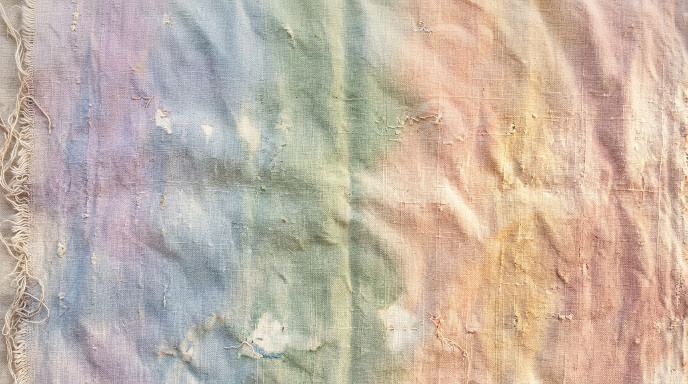
#> input picture design/fond-tissu-aura-31.jpg, 1376 x 768 px, given as the content of the folder ../design/avant, which was not available (shown at 1/2 size)
$ python planches.py ../design
#> lines starting #> are read from the running program, lines starting #| are printed output that depends on the picture
"""Planches avant / après pour Tom : les captures de la même page côte à côte, avec leur étiquette.

    python scripts/planches.py "<dossier du rapport>"

Lit <dossier>/avant/*.png et <dossier>/apres/*.png, écrit <dossier>/planches/<page>-<largeur>.png.
"""
import os
import sys

from PIL import Image, ImageDraw, ImageFont

dossier = sys.argv[1]
sortie = os.path.join(dossier, 'planches')
os.makedirs(sortie, exist_ok=True)
try:
    police = ImageFont.truetype('C:/Windows/Fonts/georgia.ttf', 34)
except OSError:
    police = ImageFont.load_default()

for nom in sorted(os.listdir(os.path.join(dossier, 'avant'))):
    a = os.path.join(dossier, 'avant', nom)
    b = os.path.join(dossier, 'apres', nom)
    if not os.path.exists(b):
        print('pas d’après pour', nom)
        continue
    ia, ib = Image.open(a).convert('RGB'), Image.open(b).convert('RGB')
#> ia is the input picture: PIL image 1376x768 RGB; mean R, G, B 195.3, 179.5, 165.9
    # même hauteur, sinon on recadre en haut
    h = min(ia.height, ib.height)
#> h = 768
    ia, ib = ia.crop((0, 0, ia.width, h)), ib.crop((0, 0, ib.width, h))
    marge, bandeau = 40, 70
    planche = Image.new('RGB', (ia.width + ib.width + marge * 3, h + bandeau + marge), (236, 233, 226))
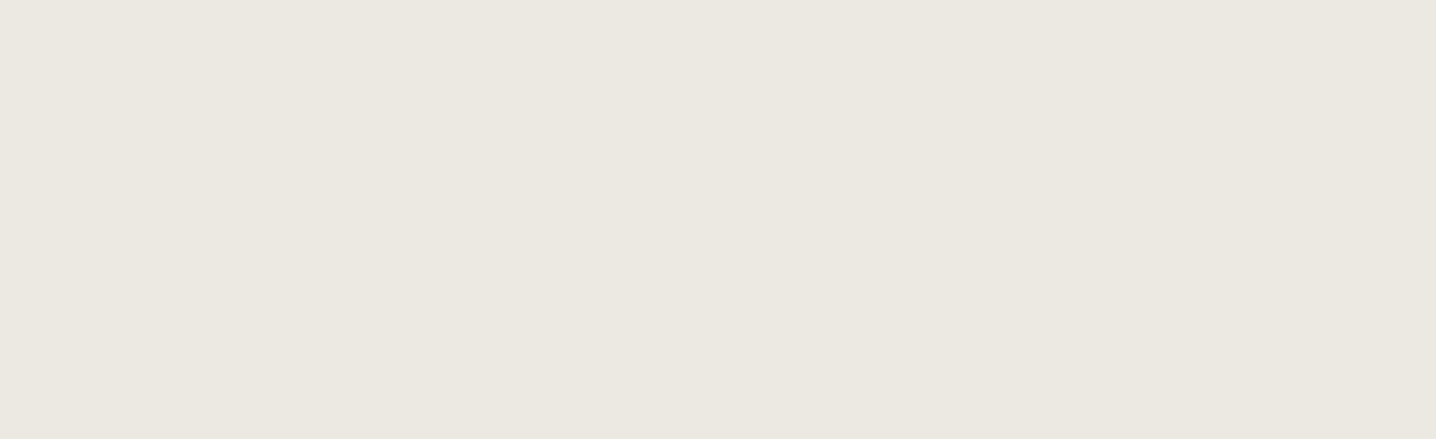
#> planche: PIL image 2872x878 RGB (shown at 1/2 size); mean R, G, B 236, 233, 226
    d = ImageDraw.Draw(planche)
    d.text((marge, 20), 'Avant', fill=(47, 44, 51), font=police)
    d.text((marge * 2 + ia.width, 20), 'Après', fill=(47, 44, 51), font=police)
    planche.paste(ia, (marge, bandeau))
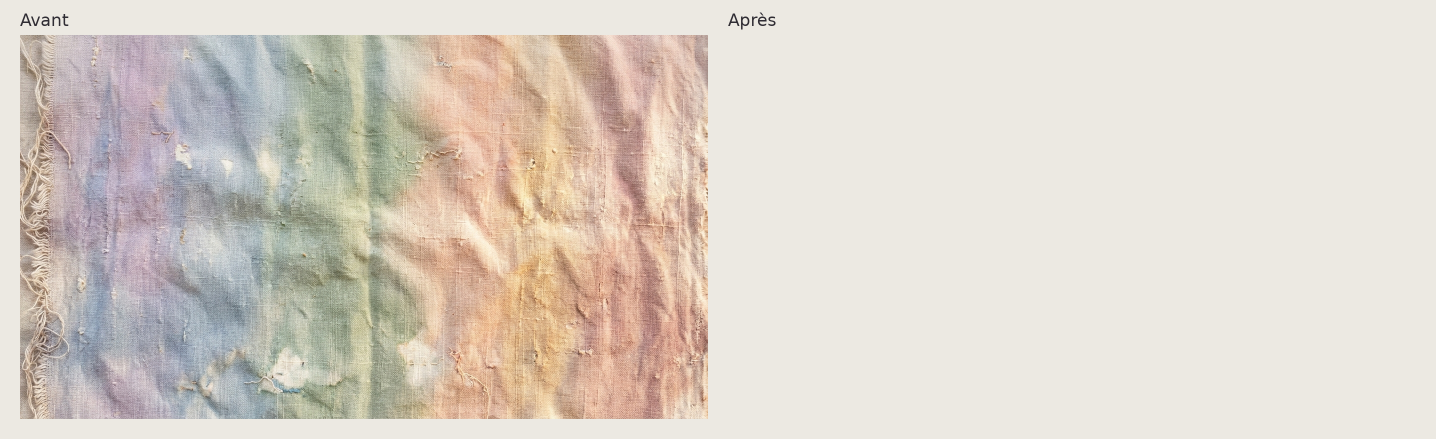
#> planche: PIL image 2872x878 RGB (shown at 1/2 size); mean R, G, B 218.8, 210.5, 200.7
    planche.paste(ib, (marge * 2 + ia.width, bandeau))
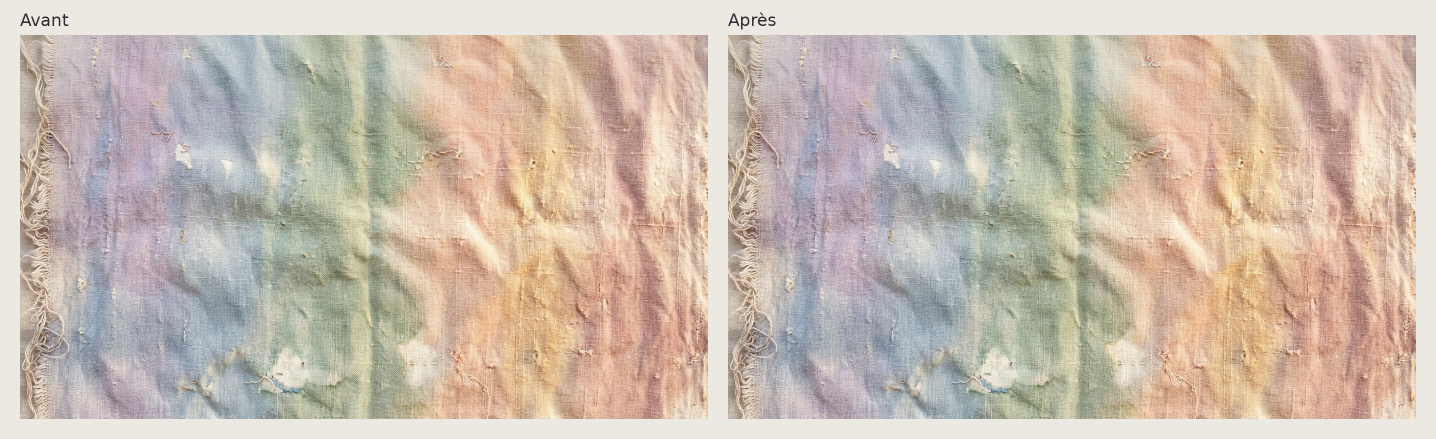
#> planche: PIL image 2872x878 RGB (shown at 1/2 size); mean R, G, B 201.8, 188, 175.5
    chemin = os.path.join(sortie, nom)
    planche.save(chemin, optimize=True)
    print(chemin, planche.size)
#| ../design/planches/fond-tissu-aura-31.jpg (2872, 878)
